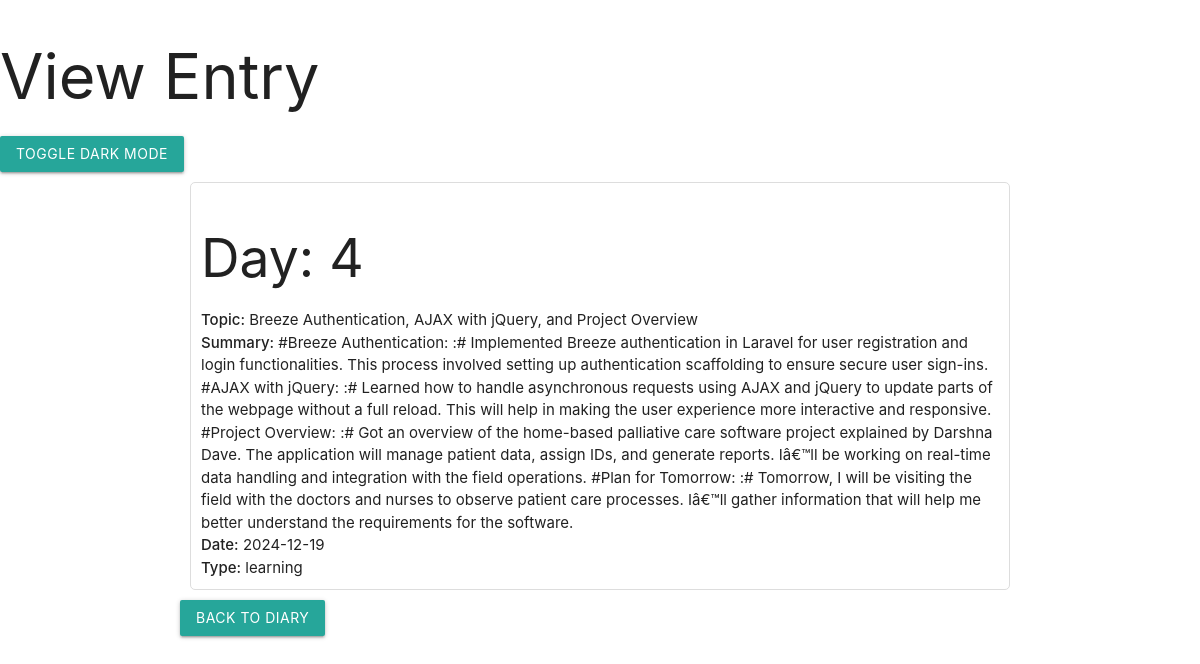
The app's page /view_entry.php?id=5 (signed in) with its own data.
### tables this page shows
CREATE TABLE `internship_diary` (
  `id` int(11) NOT NULL,
  `day` varchar(50) DEFAULT NULL,
  `topic` varchar(255) DEFAULT NULL,
  `summary` text DEFAULT NULL,
  `entry_date` date DEFAULT NULL,
  `type` enum('learning','development','holiday','reporting') DEFAULT 'learning'
);

### view_entry.php (the view, shortened to what this page needs)
<?php
require 'database.php';
$id = $_GET['id'];
$stmt = $pdo->prepare("SELECT * FROM internship_diary WHERE id = ?");
$stmt->execute([$id]);
$entry = $stmt->fetch(PDO::FETCH_ASSOC);
?>
<!DOCTYPE html>
<html lang="en">
<head>
    <link rel="stylesheet" href="https://cdn.jsdelivr.net/npm/tailwindcss@2.2.19/dist/tailwind.min.css">
    <link rel="stylesheet" href="https://cdnjs.cloudflare.com/ajax/libs/materialize/1.0.0/css/materialize.min.css">
</head>
<body>
    <header>
        <h1>View Entry</h1>
        <button onclick="toggleDarkMode()" class="btn">Toggle Dark Mode</button>
    </header>
    <div class="container">
        <div class="widget">
            <h2>Day: <?= htmlspecialchars($entry['day']) ?></h2>
            <p><strong>Topic:</strong> <?= htmlspecialchars($entry['topic']) ?></p>
            <p><strong>Summary:</strong> <?= htmlspecialchars($entry['summary']) ?></p>
            <p><strong>Date:</strong> <?= htmlspecialchars($entry['entry_date']) ?></p>
            <p><strong>Type:</strong> <?= htmlspecialchars($entry['type']) ?></p>
        </div>
        <a href="index.php" class="btn">Back to Diary</a>
    </div>
</body>
</html>

### view_entry.php (style rules this page uses)
body { transition: background-color 0.5s; }
.widget { border: 1px solid #ddd; padding: 10px; margin: 10px; border-radius: 5px; background-color: #fff; transition: transform 0.3s, background-color 0.5s; }

### records on screen
internship_diary: day "4", topic "Breeze Authentication, AJAX with jQuery, and Project Overview", summary "#Breeze Authentication: :# Implemented Breeze authentication in Laravel for user registration and login functionalities. This process involved setting up authentication scaffolding to ensure secure user sign-ins. #AJAX with jQuery: :# Learned how to handle asynchronous requests using AJAX and jQuery to update parts of the webpage without a full reload. This will help in making the user experience more interactive and responsive. #Project Overview: :# Got an overview of the home-based palliative care software project explained by Darshna Dave. The application will manage patient data, assign IDs, and generate reports. Iâ€™ll be working on real-time data handling and integration with the…", entry_date "2024-12-19", type "learning"
